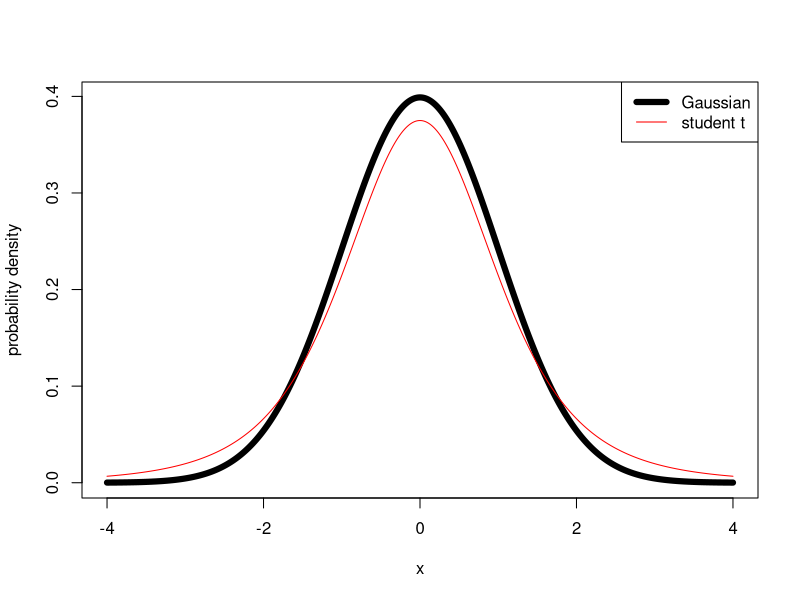

Source code (R):
## ---- chunk 1
x <- seq(from=-4,to=4,len=1000)
plot(x,dnorm(x),type="l",lwd=6,ylab="probability density")
points(x,dt(x,df=4),type="l",lwd=1,col='red')
legend("topright",lty=1,lwd=c(6,1),col=c("black","red"),legend=c("Gaussian","student t"))
## ---- chunk 2
apples <- c(95, 104, 101, 100, 99, 102, 98, 94, 94, 93)
## ---- chunk 3
t.test(apples,mu=100)
## ---- chunk 4
mean(apples)
## ---- chunk 5
acid <- c(6.1, 6.4, 5.8, 5.8, 6.6, 5.3, 6.8, 6.4, 6.9, 5.8, 5.5, 6.3)
## ---- chunk 6
t.test(acid,mu=6.5,alternative="less")
## ---- chunk 7
vitC <- c(5.5, 6, 7, 6, 7.5, 6, 7.5, 5.5, 7, 6.5)
plac <- c(6.5, 6, 8.5, 7, 6.5, 8, 7.5, 6.5, 7.5, 6, 8.5, 7.0)
## ---- chunk 8
mean(vitC)
mean(plac)
## ---- chunk 9
mean(vitC)-mean(plac)
## ---- chunk 10
t.test(vitC,plac,alternative="less")
## ---- chunk 11
patients <- data.frame(patient = LETTERS[1:7],
before=c(24.2, 30.4, 32.7, 19.8, 25.1, 24.9, 22.2),
after =c(25.5, 31.2, 32.9, 20.4, 25.6, 24.7, 22.9))
## ---- chunk 12
knitr::kable(patients,booktabs=TRUE,caption="patients before and after exercise")
## ---- chunk 13
t.test(patients$before,patients$after,alternative="less",paired=TRUE)
